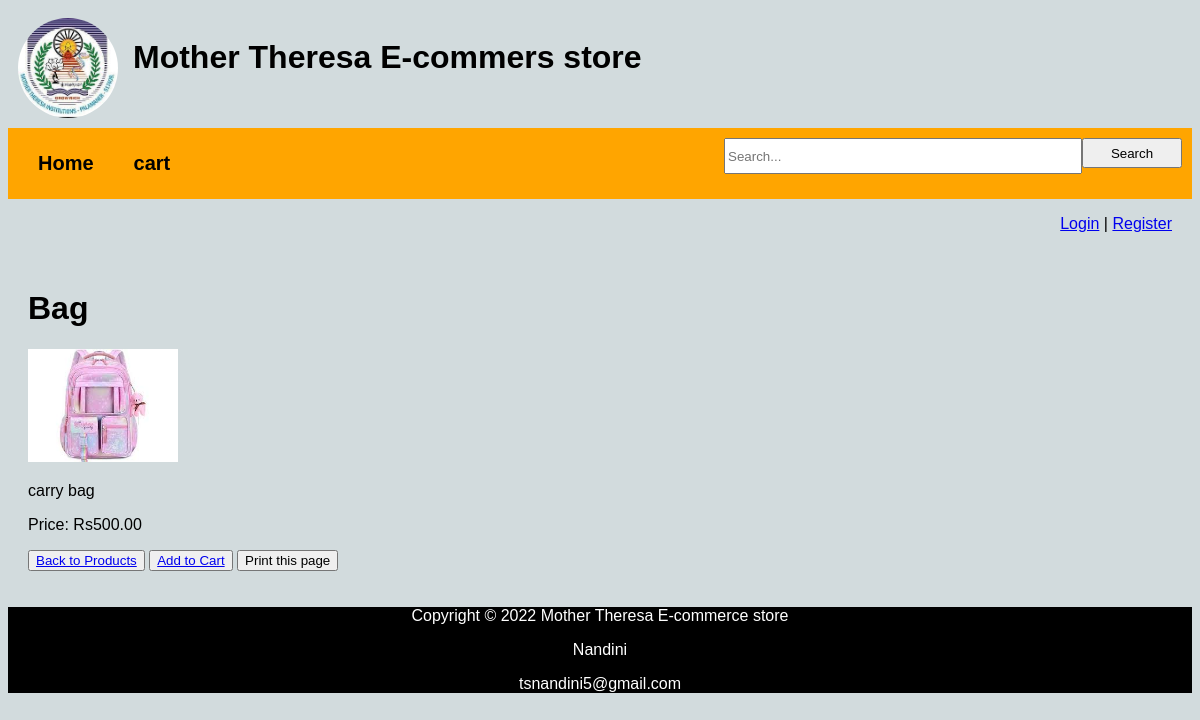
/product/17/, run on the app's committed database.
### catalog/models.py (models this page shows, shortened)
class Product(models.Model):
    name = models.CharField(max_length=100)
    description = models.TextField()
    price = models.DecimalField(max_digits=8, decimal_places=2)
    image = models.ImageField(upload_to='products/', blank=True, null=True)
    category = models.ForeignKey(Category, on_delete=models.CASCADE, related_name='products',null=True, blank=True)

### catalog/views.py (the view)
# urls.py: path('product/<int:pk>/', views.product_detail, name='product_detail'),
def product_detail(request, pk):
    ob_product = get_object_or_404(Product, pk=pk)
    return render(request, 'product_detail.html', {'product': ob_product})

### catalog/templates/product_detail.html (shortened to what this page needs)
{% extends 'base.html' %}
{% block content %}
<!DOCTYPE html>
<html>
<head>
</head>
<body>
    <h1>{{ product.name }}</h1>
    {% if product.image %}
     <img src="{{ product.image.url }}" alt="{{ product.name }}">
    {% endif %}
    <p>{{ product.description }}</p>
    <p>Price: Rs{{ product.price }}</p>
    <button><a href="/">Back to Products</a></button>
    <button><a href="{% url 'add_to_cart' product.pk %}">Add to Cart</a></button>
    <button onclick="window.print()" class="no-print">Print this page</button>
</body>
</html>
{% endblock %}

### catalog/templates/base.html (style rules this page uses)
body { font-family: Arial, sans-serif; background-color: rgb(210, 219, 221); }
img { max-width: 150px; }

### data on the page
Product: name "Bag", image (picture), description "carry bag", price "500.00"
